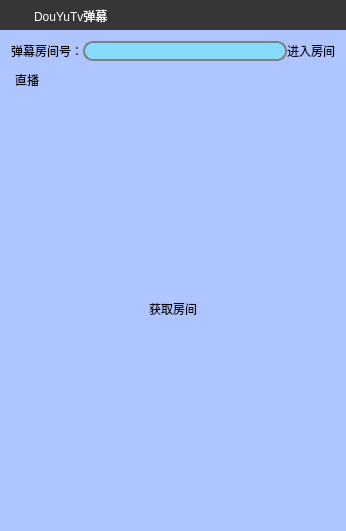
<?xml version="1.0" encoding="UTF-8"?>
<ui version="4.0">
 <class>MainWindow</class>
 <widget class="QMainWindow" name="MainWindow">
  <property name="geometry">
   <rect>
    <x>0</x>
    <y>0</y>
    <width>346</width>
    <height>531</height>
   </rect>
  </property>
  <property name="windowTitle">
   <string>MainWindow</string>
  </property>
  <widget class="QWidget" name="centralWidget">
   <layout class="QVBoxLayout" name="verticalLayout">
    <property name="spacing">
     <number>0</number>
    </property>
    <property name="leftMargin">
     <number>0</number>
    </property>
    <property name="topMargin">
     <number>0</number>
    </property>
    <property name="rightMargin">
     <number>0</number>
    </property>
    <property name="bottomMargin">
     <number>0</number>
    </property>
    <item>
     <widget class="QWidget" name="widgetTitle" native="true">
      <property name="maximumSize">
       <size>
        <width>16777215</width>
        <height>30</height>
       </size>
      </property>
      <property name="statusTip">
       <string notr="true"/>
      </property>
      <property name="whatsThis">
       <string notr="true"/>
      </property>
      <property name="styleSheet">
       <string notr="true">QWidget#widgetTitle{background:#363636;}
QLabel#labelTitleText{color:rgb(255,255,255);padding:9px 0px 5px;}
QPushButton#pushButtonMin,QPushButton#pushButtonMax,QPushButton#pushButtonClose{
        border-radius:0px;
        color: #F0F0F0;
        background-color:rgba(0,0,0,0);
        border-style:none;
    }
QPushButton#pushButtonMin:hover,QPushButton#pushButtonMax:hover{
        background-color: qlineargradient(spread:pad, x1:0, y1:1, x2:0, y2:0, stop:0 rgba(25, 134, 199, 0), stop:1 #5CACEE);
    }
QPushButton#pushButtonClose:hover{
        background-color: qlineargradient(spread:pad, x1:0, y1:1, x2:0, y2:0, stop:0 rgba(238, 0, 0, 128), stop:1 rgba(238, 44, 44, 255));
    }</string>
      </property>
      <layout class="QHBoxLayout" name="horizontalLayout">
       <property name="spacing">
        <number>0</number>
       </property>
       <property name="leftMargin">
        <number>5</number>
       </property>
       <property name="topMargin">
        <number>0</number>
       </property>
       <property name="rightMargin">
        <number>0</number>
       </property>
       <property name="bottomMargin">
        <number>2</number>
       </property>
       <item>
        <widget class="QLabel" name="labelTitleImg">
         <property name="minimumSize">
          <size>
           <width>26</width>
           <height>26</height>
          </size>
         </property>
         <property name="maximumSize">
          <size>
           <width>26</width>
           <height>26</height>
          </size>
         </property>
         <property name="text">
          <string/>
         </property>
         <property name="pixmap">
          <pixmap resource="rc.qrc">:/image/title.png</pixmap>
         </property>
         <property name="scaledContents">
          <bool>true</bool>
         </property>
        </widget>
       </item>
       <item>
        <widget class="QLabel" name="labelTitleText">
         <property name="text">
          <string>DouYuTv弹幕</string>
         </property>
        </widget>
       </item>
       <item>
        <widget class="QPushButton" name="pushButtonMin">
         <property name="minimumSize">
          <size>
           <width>30</width>
           <height>30</height>
          </size>
         </property>
         <property name="maximumSize">
          <size>
           <width>30</width>
           <height>30</height>
          </size>
         </property>
         <property name="toolTip">
          <string>最小化</string>
         </property>
         <property name="text">
          <string/>
         </property>
         <property name="icon">
          <iconset resource="rc.qrc">
           <normaloff>:/image/min.png</normaloff>:/image/min.png</iconset>
         </property>
         <property name="autoDefault">
          <bool>true</bool>
         </property>
         <property name="flat">
          <bool>true</bool>
         </property>
        </widget>
       </item>
       <item>
        <widget class="QPushButton" name="pushButtonMax">
         <property name="minimumSize">
          <size>
           <width>30</width>
           <height>30</height>
          </size>
         </property>
         <property name="maximumSize">
          <size>
           <width>30</width>
           <height>30</height>
          </size>
         </property>
         <property name="toolTip">
          <string>靠右侧</string>
         </property>
         <property name="text">
          <string/>
         </property>
         <property name="icon">
          <iconset resource="rc.qrc">
           <normaloff>:/image/max1.png</normaloff>:/image/max1.png</iconset>
         </property>
         <property name="autoDefault">
          <bool>true</bool>
         </property>
         <property name="flat">
          <bool>true</bool>
         </property>
        </widget>
       </item>
       <item>
        <widget class="QPushButton" name="pushButtonClose">
         <property name="minimumSize">
          <size>
           <width>30</width>
           <height>30</height>
          </size>
         </property>
         <property name="maximumSize">
          <size>
           <width>30</width>
           <height>30</height>
          </size>
         </property>
         <property name="toolTip">
          <string>退出</string>
         </property>
         <property name="text">
          <string/>
         </property>
         <property name="icon">
          <iconset resource="rc.qrc">
           <normaloff>:/image/exit.png</normaloff>:/image/exit.png</iconset>
         </property>
         <property name="autoDefault">
          <bool>true</bool>
         </property>
         <property name="flat">
          <bool>true</bool>
         </property>
        </widget>
       </item>
      </layout>
     </widget>
    </item>
    <item>
     <widget class="QWidget" name="widget" native="true">
      <property name="styleSheet">
       <string notr="true">QWidget#widget{background-color:rgb(175, 197, 255)}
QPushButton#pushButton{
   /* 前景色 */
    color:rgb(0, 0, 0);
    /* 边框风格 */
    border-style:outset;
}
QLineEdit#lineEdit{
border: 2px solid gray;
border-radius: 10px;
padding: 0 8px;
background: rgb(134, 219, 255);}
</string>
      </property>
      <layout class="QVBoxLayout" name="verticalLayout_4">
       <item>
        <widget class="QWidget" name="widget_2" native="true">
         <layout class="QGridLayout" name="gridLayout">
          <property name="leftMargin">
           <number>0</number>
          </property>
          <property name="topMargin">
           <number>0</number>
          </property>
          <property name="rightMargin">
           <number>0</number>
          </property>
          <property name="bottomMargin">
           <number>0</number>
          </property>
          <property name="spacing">
           <number>0</number>
          </property>
          <item row="0" column="0">
           <widget class="QLabel" name="label">
            <property name="styleSheet">
             <string notr="true"/>
            </property>
            <property name="text">
             <string>弹幕房间号：</string>
            </property>
           </widget>
          </item>
          <item row="0" column="1">
           <widget class="QLineEdit" name="lineEdit"/>
          </item>
          <item row="0" column="2">
           <widget class="QPushButton" name="pushButton">
            <property name="styleSheet">
             <string notr="true"/>
            </property>
            <property name="text">
             <string>进入房间</string>
            </property>
           </widget>
          </item>
         </layout>
        </widget>
       </item>
       <item>
        <widget class="QWidget" name="widget_3" native="true">
         <property name="styleSheet">
          <string notr="true"/>
         </property>
         <layout class="QGridLayout" name="gridLayout_2">
          <property name="leftMargin">
           <number>0</number>
          </property>
          <property name="topMargin">
           <number>0</number>
          </property>
          <property name="rightMargin">
           <number>0</number>
          </property>
          <property name="bottomMargin">
           <number>0</number>
          </property>
          <property name="spacing">
           <number>0</number>
          </property>
          <item row="0" column="0">
           <widget class="QToolBox" name="toolBox">
            <property name="styleSheet">
             <string notr="true">QToolBox#toolBox::tab {
background:rgb(175, 197, 255);
}
QScrollBar:vertical {
    width: 4px;
    background:rgba(175, 197, 255,0%);
    margin:0px,0px,0px,0px;
    padding-top:5px;
    padding-bottom:5px;
}

QScrollBar::handle:vertical,
{
    background:rgb(175, 197, 255);
}

QScrollBar::handle:vertical:hover,
{
    background: rgb(175, 197, 255);
}
QScrollBar::handle:vertical:hover
{
     background:rgb(175, 197, 255);
}

QScrollBar::sub-line:vertical, QScrollBar::add-line:vertical{
    width: 1px;
    height: 1px;
}</string>
            </property>
            <property name="frameShape">
             <enum>QFrame::NoFrame</enum>
            </property>
            <property name="frameShadow">
             <enum>QFrame::Plain</enum>
            </property>
            <property name="currentIndex">
             <number>0</number>
            </property>
            <widget class="QWidget" name="pageLive">
             <property name="geometry">
              <rect>
               <x>0</x>
               <y>0</y>
               <width>328</width>
               <height>431</height>
              </rect>
             </property>
             <property name="styleSheet">
              <string notr="true">QWidget#pageLive{
background-color:rgb(175, 197, 255);
}
</string>
             </property>
             <attribute name="label">
              <string>直播</string>
             </attribute>
             <layout class="QVBoxLayout" name="verticalLayout_2">
              <property name="spacing">
               <number>0</number>
              </property>
              <property name="leftMargin">
               <number>0</number>
              </property>
              <property name="topMargin">
               <number>0</number>
              </property>
              <property name="rightMargin">
               <number>0</number>
              </property>
              <property name="bottomMargin">
               <number>0</number>
              </property>
              <item>
               <widget class="QPushButton" name="pushButtonGetRoom">
                <property name="styleSheet">
                 <string notr="true">QPushButton#pushButtonGetRoom{
   /* 前景色 */
    color:rgb(0, 0, 0);
    /* 边框风格 */
    border-style:outset;
}</string>
                </property>
                <property name="text">
                 <string>获取房间</string>
                </property>
               </widget>
              </item>
             </layout>
            </widget>
           </widget>
          </item>
         </layout>
        </widget>
       </item>
      </layout>
     </widget>
    </item>
   </layout>
  </widget>
 </widget>
 <layoutdefault spacing="6" margin="11"/>
 <resources>
  <include location="rc.qrc"/>
 </resources>
 <connections/>
</ui>
